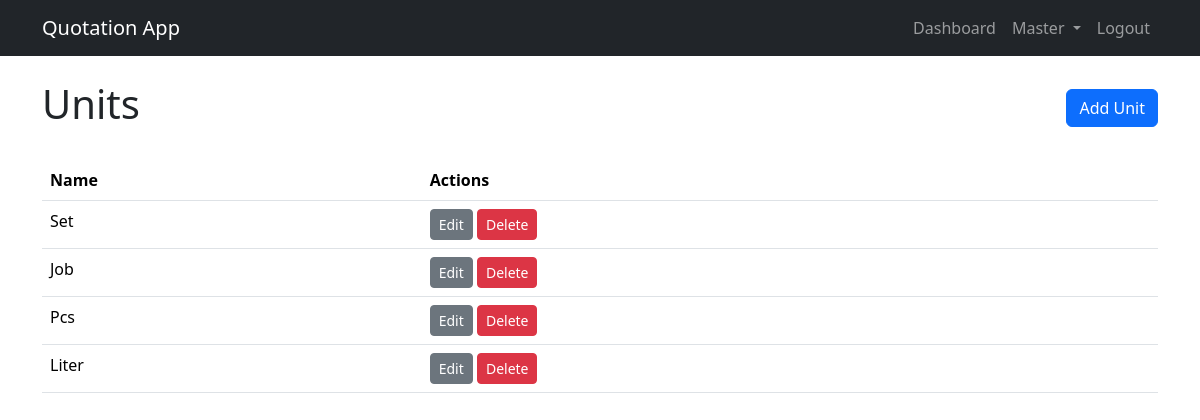
The app's page /units/ (signed in), older data.
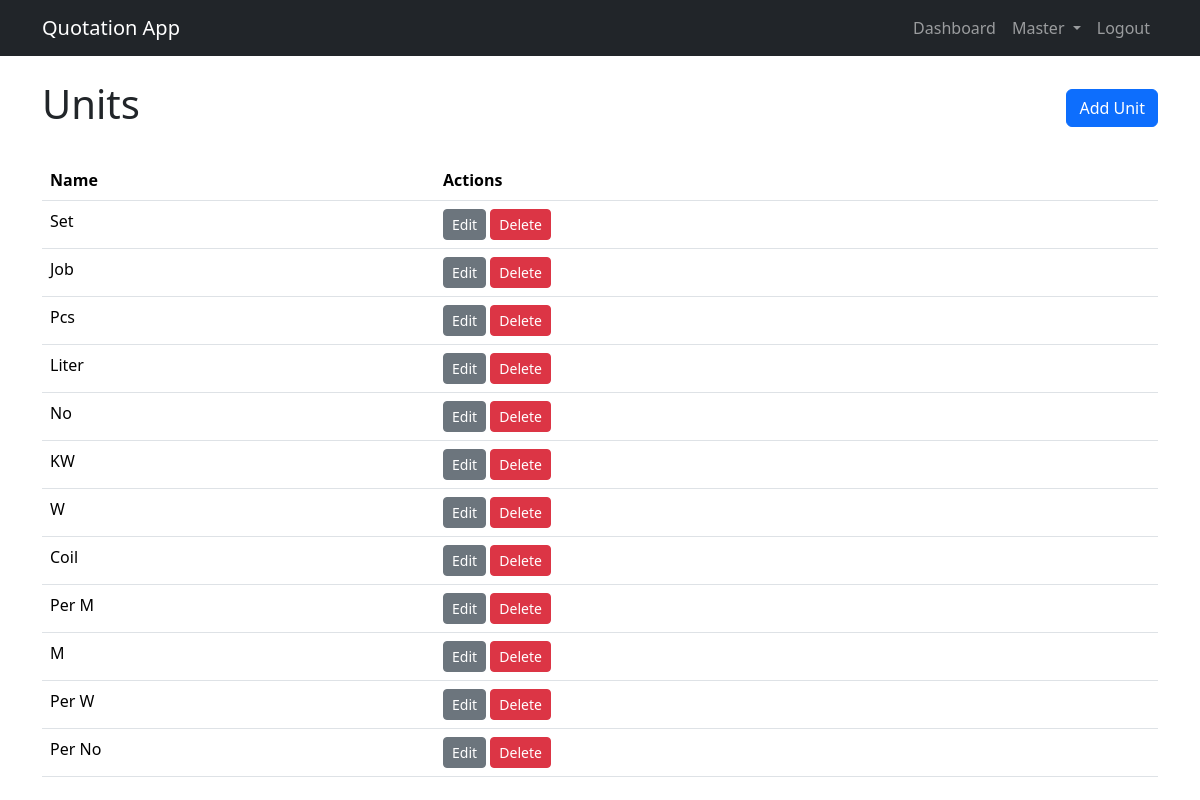
The same page, newer data.
### pages/models.py (models this page shows, shortened)
class Unit(models.Model):
    name = models.CharField(max_length=50, unique=True)

### pages/views.py (the view)
# urls.py: path('units/', UnitListView.as_view(), name='unit_list'),
@method_decorator(login_required, name='dispatch')
class UnitListView(ListView):
    model = Unit
    template_name = 'pages/quotations/unit_list.html'

### templates/pages/quotations/unit_list.html (shortened to what this page needs)
{% extends 'base.html' %}
{% block content %}
    <div class="d-flex justify-content-between align-items-center mb-4">
        <h1>Units</h1>
        <a href="{% url 'unit_create' %}" class="btn btn-primary">Add Unit</a>
    </div>
    <table class="table">
        <thead>
            <tr>
                <th>Name</th>
                <th>Actions</th>
            </tr>
        </thead>
        <tbody>
            {% for unit in object_list %}
                <tr>
                    <td>{{ unit.name }}</td>
                    <td>
                        <a href="{% url 'unit_update' unit.pk %}" class="btn btn-sm btn-secondary">Edit</a>
                        <a href="{% url 'unit_delete' unit.pk %}" class="btn btn-sm btn-danger">Delete</a>
                    </td>
                </tr>
            {% endfor %}
        </tbody>
    </table>
{% endblock %}

Row changes from the older to the newer data that the page shows:
added Unit: name "No"
added Unit: name "KW"
added Unit: name "W"
added Unit: name "Coil"
added Unit: name "Per M"
added Unit: name "M"
added Unit: name "Per W"
added Unit: name "Per No"
